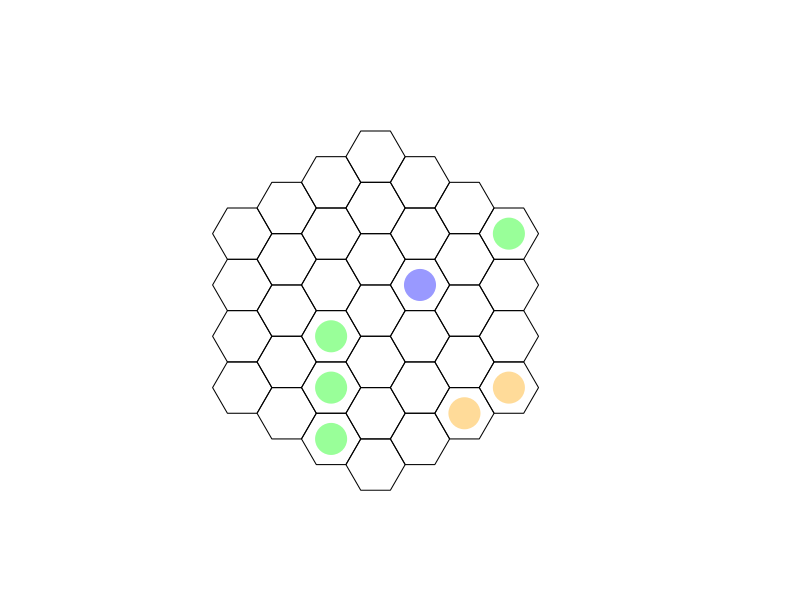

Write R code to recreate this figure. (Note: this script raises an error after producing the figure.)
###################################
## TRI HEX GAME (tentative title)
####

# HEXFLEX
# TRIGON

## CONTENTS
'
 12 orange stones
 12 green stones
 12 blue stones
 37 space hex game board (tentative size)
 opaque drawstring bag
'

## OBJECTIVE
'
 Create groups of three stones of the same color in the orientation 
 unique to that color. Each group of three is worth one point.
'
# any group of 3+ continuous green stones
# any group of 4+ continuous orange stones
# any group of 5+ continuous blue stones

## GAMEPLAY
'
 All stones are placed in the drawstring bag.
 Each player takes turns randomly drawing a stone from the bag and placing it 
 on the hex board.
'

## BASIC MOTION
'
 orange stones push blue stones one space in a linear path.
 blue stones push green stones one space in a linear path.
 green stones push orange stones one space in a linear path.
'

## COMBOS
# If a orange stone pushes a blue stone into a space adjacent to a green stone,
#   the green stone is also pushed one space by the blue stone. If the pushed
#   green stone is adjacent to a orange stone, the orange stone is subsequently
#   pushed one space by the green stone. As so on and so forth. The reaction 
#   will continue until no other stones can be pushed.
#     X X X X X         X X G X X       X X X X X 
#     X B X G X         X B X X X       O X B X G 
#     X X X X X   -->   X X B X X   OR  X X X X X 
#     X X B X X         X X X X X       X X B X X 
#     X X X X X         X X O X X       X X X X X 

## RESTRICTIONS
'
 N/A for now
'

## EDGE EFFECTS
'
 N/A for now
'

## GAME PLAY METRICS
'
 05/30/22: initial observations
    - orange configuration is more likely to occur by random placement, no pushing or replacement
 06/03/2022: change game mechanics
    - no illegal positions
    - no pushing off board
    - no Newton cradle pushing effect
    - objective change to groups of 3+, 4+, and 5+ for green, orange, blue, respectively in any orientation
'
#############################################################################
## GAME BUILDING
##

require(pracma)
require(sp)
require(zoo)


## CREATE BOARD
#
#     O O O O
#    O O O O O
#   O O O O O O
#  O O O O O O O
#   O O O O O O
#    O O O O O
#     O O O O
#
'
 37 spaces, hexagons in the shape of a hexagon
 
'

createBoard <- function(size=13,x0=4,y0=11){
  
  Hexagon <- function(x, y, unitcell = 1){
    ratio <- sqrt(3)/2
    polygon(x = c(x, x+unitcell/2, x+unitcell+(unitcell/2), 
                  x+unitcell*2, x+unitcell+(unitcell/2), x+unitcell/2),
            y = c(y, y+ratio, y+ratio, y, y-ratio, y-ratio))
  }
  
  nrow <- ncol <- size
  ratio <- sqrt(3)/2
  
  # x0 <- 4
  # y0 <- 11
  
  xint <- ratio*sqrt(3)
  yint <- ratio
  
  x_offset <- 3
  x_multiplier <- c(0,1,2,3,2,3,2,3,2,3,2,1,0)
  y_multiplier <- seq(0,12)
  num_in_row <- c(1,2,3,4,3,4,3,4,3,4,3,2,1)
  x_center <- c()
  y_center <- c()
  
  # empty plot window
  plot(0, 0, type = "n", axes = FALSE, xlim=c(0, ncol),
       ylim=c(0, nrow), xlab="", ylab= "", asp=1)
  
  # plot hexes, compute centerpoints
  for(i in seq_along(num_in_row)){
    offset_multiplier <- seq(0,num_in_row[i]-1)
    for(j in seq(num_in_row[i])){
      update_x <- x0-xint*x_multiplier[i]+x_offset*offset_multiplier[j]
      update_y <- y0-yint*y_multiplier[i]
      Hexagon(update_x,update_y)
      
      x_center <- append(x_center, update_x+1, after=length(x_center))
      y_center <- append(y_center, update_y, after=length(y_center))
    }
  }
  
  # list relationships between hexes
  '
    Blue - linear-linear-linear
    Green - three nearest neighbors
    orange - linear-linear-offset
  '
  
  linear_rows <- list(c(7,4,2,1),
                      c(14,11,8,5,3),
                      c(21,18,15,12,9,6),
                      c(28,25,22,19,16,13,10),
                      c(32,29,26,23,20,17),
                      c(35,33,30,27,24),
                      c(37,36,34,31),
                      c(28,32,35,37),
                      c(21,25,29,33,36),
                      c(14,18,22,26,30,34),
                      c(7,11,15,19,23,27,31),
                      c(4,8,12,16,20,24),
                      c(2,5,9,13,17),
                      c(1,3,6,10),
                      c(7,14,21,28),
                      c(4,11,18,25,32),
                      c(2,8,15,22,29,35),
                      c(1,5,12,19,26,33,37),
                      c(3,9,16,23,30,36),
                      c(6,13,20,27,34),
                      c(10,17,24,31))
  
  neighbors <- list(c(3,5,2),
                    c(1,5,8,4),
                    c(6,9,5,1),
                    c(2,8,11,7),
                    c(1,3,9,12,8,2),
                    c(10,13,9,3),
                    c(4,11,14),
                    c(2,5,12,15,11,4),
                    c(3,6,13,16,12,5),
                    c(17,13,6),
                    c(4,8,15,18,14,7),
                    c(5,9,16,19,15,8),
                    c(6,10,17,20,16,9),
                    c(7,11,18,21),
                    c(8,12,19,22,18,11),
                    c(9,13,20,23,19,12),
                    c(24,20,13,10),
                    c(11,15,22,25,21,14),
                    c(12,16,23,26,22,15),
                    c(13,17,24,27,23,16),
                    c(14,18,25,28),
                    c(15,19,26,29,25,18),
                    c(16,20,27,30,26,19),
                    c(31,27,20,17),
                    c(18,22,29,32,28,21),
                    c(19,23,30,33,29,22),
                    c(20,24,31,34,30,23),
                    c(21,25,32),
                    c(22,26,33,35,32,25),
                    c(23,27,34,36,33,26),
                    c(34,27,24),
                    c(28,25,29,35),
                    c(26,30,36,37,35,29),
                    c(36,30,27,31),
                    c(32,29,33,37),
                    c(37,33,30,34),
                    c(35,33,36))

  return(list("ID"=seq(1,length(x_center)),
              "X"=x_center,
              "Y"=y_center,
              "VAL"=rep(0,length(x_center)),
              "turn"=0,
              "linear_rows"=linear_rows,
              "neighbors"=neighbors))
}

refreshBoard <- function(size=13,x0=4,y0=11){
  Hexagon <- function(x, y, unitcell = 1){
    ratio <- sqrt(3)/2
    polygon(x = c(x, x+unitcell/2, x+unitcell+(unitcell/2), 
                  x+unitcell*2, x+unitcell+(unitcell/2), x+unitcell/2),
            y = c(y, y+ratio, y+ratio, y, y-ratio, y-ratio))
  }
  
  nrow <- ncol <- size
  ratio <- sqrt(3)/2
  
  # x0 <- 4
  # y0 <- 11
  
  xint <- ratio*sqrt(3)
  yint <- ratio
  
  x_offset <- 3
  x_multiplier <- c(0,1,2,3,2,3,2,3,2,3,2,1,0)
  y_multiplier <- seq(0,12)
  num_in_row <- c(1,2,3,4,3,4,3,4,3,4,3,2,1)
  x_center <- c()
  y_center <- c()
  
  # empty plot window
  plot(0, 0, type = "n", axes = FALSE, xlim=c(0, ncol),
       ylim=c(0, nrow), xlab="", ylab= "", asp=1)
  
  for(i in seq_along(num_in_row)){
    offset_multiplier <- seq(0,num_in_row[i]-1)
    for(j in seq(num_in_row[i])){
      update_x <- x0-xint*x_multiplier[i]+x_offset*offset_multiplier[j]
      update_y <- y0-yint*y_multiplier[i]
      Hexagon(update_x,update_y)
    }
  }
  
}

updateBoard <- function(centers,selection,placeRandom){
  # color hexes according to placed stones
  x_cell <- centers$X[which(centers$ID==placeRandom)]
  y_cell <- centers$Y[which(centers$ID==placeRandom)]
  points(x_cell,y_cell,col=pastellize(selection$stone,p=0.4),pch=19,cex=4,lwd=2)
  
  # reset hexes according to 0 value
  x_reset <- centers$X[which(centers$VAL==0)]
  y_reset <- centers$Y[which(centers$VAL==0)]
  points(x_reset,y_reset,col=NA)
}

pastellize <- function(x, p){
  
  # x is a colour
  # p is a number in [0,1]
  # p = 1 will give no pastellization
  
  # convert hex or letter names to rgb
  if (is.character(x)) x <- col2rgb(x)/255
  
  # convert vector to rgb
  if (is.numeric(x)) x <- matrix(x, nr=3)
  
  col <- rgb2hsv(x, maxColorValue=1)
  col[2,1] <- col[2,1]*p
  col <- hsv2rgb(col)
  
  # return in convenient format for plots
  rgb(col[1], col[2], col[3])
}

hsv2rgb <- function(x){  
  # convert an hsv colour to rgb  
  # input:  a 3 x 1 matrix (same as output of rgb2hsv() function)  
  # output: vector of length 3 with values in [0,1]    
  
  # recover h, s, v values  
  h <- x[1,1]  
  s <- x[2,1]  
  v <- x[3,1]    
  
  # follow the algorithm from Wikipedia  
  C <- s*v   
  
  # in R, h takes values in [0,1] rather than [0, 360], so dividing by  
  # 60 degrees is the same as multiplying by six  
  hdash <- h*6  
  X <- C * (1 - abs(hdash %% 2 -1))
  
  if (0 <= hdash & hdash <=1) RGB1 <- c(C, X, 0)  
  if (1 <= hdash & hdash <=2) RGB1 <- c(X, C, 0)  
  if (2 <= hdash & hdash <=3) RGB1 <- c(0, C, X)  
  if (3 <= hdash & hdash <=4) RGB1 <- c(0, X, C)  
  if (4 <= hdash & hdash <=5) RGB1 <- c(X, 0, C)  
  if (5 <= hdash & hdash <=6) RGB1 <- c(C, 0, X)    
  
  # the output is a vector of length 3. This is the most convenient  
  # format for using as the col argument in an R plotting function  
  RGB1 + (v-C)
}

## DRAW STONES
initializeBag <- function(num_stones=12){
  bag_init = c(rep("orange",num_stones),rep("blue",num_stones),rep("green",num_stones))
  return(list("available"=bag_init,"memory"=c()))
}

drawFromBag <- function(bag){
  updated_bag <- bag
  
  if(isempty(bag$available)){ stop("Bag is empty") }
  drawn_stone <- sample(bag$available,1)
  updated_bag$memory <- c(bag$memory,drawn_stone)
  updated_bag$stone <- drawn_stone
  
  to_remove <- which(bag$available==drawn_stone)[1]
  updated_bag$available <- bag$available[-to_remove]
  
  return(updated_bag)
}

addToBag <- function(placeStone,bag){
  updated_bag <- bag
  
}


## PLACE STONES
# random for now

availablePositions <- function(centers){
  open <- centers$ID[which(centers$VAL==0)]
  return(open)
}

legalPositions <- function(centers){
  '
  Identify illegal orientations
  Outputs: yes legal, no not legal & locations
  '
  
  # check blue - linear - VAL=2
  check_blue <- c()
  for(i in seq_along(centers$linear_rows)){
    hex_in_row <- centers_new$ID[centers_new$linear_rows[[i]]]
    tmp <- centers$VAL[centers$linear_rows[[i]]]
    triplets <- c()
    if(any(tmp==2)){
      id <- as.integer(tmp==2)
      trip <- rollsum(id,3)
      if(any(trip==3)){
        id_trip <- which(trip==3)
        for(j in seq_along(id_trip)){
          triplets <- append(triplets,list(hex_in_row[seq(id_trip[j],id_trip[j]+2)]),after=length(triplets))
        }
      }
    }
    
    if(!is.null(triplets)){
      check_blue <- append(check_blue,triplets,after=length(check_blue))
    }
  }
  
  # check green - neighbors - VAL=3
  check_green <- c()
  green_on_board <- centers$ID[which(centers$VAL==3)]
  if(any(green_on_board>0)){
    for(i in seq_along(green_on_board)){
      group_green <- c()
      hex_in_group <- centers$neighbors[[green_on_board[i]]]
      id_gr <- as.integer(centers$VAL[hex_in_group]==3)
      if(any(id_gr==1)){
        duo <- rollsum(id_gr,2)
        if(any(duo==2)){
          id_duo <- which(duo==2)
          for(j in seq_along(id_duo)){
            group_green <- append(group_green,list(c(green_on_board[i],hex_in_group[seq(id_duo[j],id_duo[j]+1)])),after=length(group_green))
          }
        }
      }
      
      if(!is.null(group_green)){
        check_green <- append(check_green,group_green,after=length(check_green))
      }
    }
    'remove duplicates'
    len <- length(check_green)
    rm_id <- c()
    for(i in seq(len-1)){
      a <- check_green[[i]]
      for(j in seq(i+1,len)){
        b <- check_green[[j]]
        tmp <- intersect(a,b)
        if(length(tmp)==3){
          rm_id <- append(rm_id,j,after=length(rm_id))
        }
      }
    }
    if(!is.null(rm_id)){
      check_green <- check_green[- unique(rm_id)]
    }
  }
  
  # check orange - linear+offset - VAL=1
  check_orange <- c()
  for(i in seq_along(centers$neighbors)){
    group_orange <- c()
    hex_neighbors <- centers$neighbors[[i]]
    if(length(hex_neighbors)==6){ 'for fully surrounded hexes'
      tmp_hex <- c(hex_neighbors[5:6],hex_neighbors)
      id_yel <- as.integer(centers$VAL[tmp_hex]==1)
      if(any(id_yel==1)){
        yel <- rollsum(id_yel,3)
        if(any(yel==3)){
          yel_id <- which(yel==3)
          for(j in seq_along(yel_id)){
            group_orange <- append(group_orange,list(tmp_hex[seq(yel_id[j],yel_id[j]+2)]),after=length(group_orange))
          }
        }
      }
    } else { 'for all other hexes'
      id_yel <- as.integer(centers$VAL[hex_neighbors]==1)
      if(any(id_yel==1)){
        yel <- rollsum(id_yel,3)
        if(any(yel==3)){
          yel_id <- which(yel==3)
          for(j in seq_along(yel_id)){
            group_orange <- append(group_orange,list(hex_neighbors[seq(yel_id[j],yel_id[j]+2)]),after=length(group_orange))
          }
        }
      }
    }
    
    
    if(!is.null(group_orange)){
      check_orange <- append(check_orange,group_orange,after=length(check_orange))
    }
  }
  
  'determine yes/no'
  if(is.null(check_blue) & is.null(check_green) & is.null(check_orange)){
    outcome <- "LEGAL"
  } else {
    outcome <- "ILLEGAL"
  }
  
  'return values'
  return(list("outcome" = outcome,
              "blue"=check_blue,
              "green"=check_green,
              "orange"=check_orange))
}

selectPosition <- function(available_positions){
  '
   Random for now.
   Consider situation where player must select between two potential wins.
  '
  placeRandom <- sample(available_positions,1)
  return(placeRandom)
}

updatePositions <- function(centers,selection,placement){
  update_centers <- centers
  #update_centers$turn <- centers$turn + 1

  switch(selection$stone,
         orange = update_centers$VAL[placement] <- 1,
         blue = update_centers$VAL[placement] <- 2,
         green = update_centers$VAL[placement] <- 3)
  
  return(update_centers)
}

pushStones <- function(centers=centers_new_tmp,selection=bag_update_tmp,placement=placeStone,push=NULL){
  '
  inputs: centers_new_tmp, bag_update_tmp,placeStone
  logic:
    - check neighbors of placed stone
    - evaluate push rule until reaction complete
    - update centers
  '
  # push <- NULL
  neighbors <- centers$neighbors[[placement]]
  
  input <- switch(selection$stone,
                  "green" = 1,
                  "orange" = 2,
                  "blue" = 3)
  
  # evaluate push mechanic
  if(any(centers$VAL[neighbors]==input)){
    nearest_id <- which(centers$VAL[neighbors]==input) # which neighbor is reactive
    for(i in seq_along(nearest_id)){
      next_nearest <- centers$neighbors[[neighbors[nearest_id]]] # check its neighbors
      row_group <- c()
      for(j in seq_along(centers$linear_rows)){ # identify which linear row placement and reactive stones belong to
        tmp <- sum(as.integer(c(placement,neighbors[nearest_id[i]]) %in% centers$linear_rows[[j]]))
        if(tmp == 2){ row_group <- centers$linear_rows[[j]] }
      }
      a <- which(row_group==placement)
      b <- which(row_group==neighbors[nearest_id[j]])
      next_nearest_space <- row_group[b+(b-a)] # identify next nearest available space in row
      if(centers$VAL[next_nearest_space]==0){ # if empty, record push reaction
        push <- append(push, list(c(neighbors[nearest_id[i]],next_nearest_space)),after=length(push))
      }
    }
  }
  
  # update board following push
  # --> evaluate reaction of one push at a time, or all pushes at once?
  if(is.null(push)){ return(list(centers,selection,placement)) } # if no push reaction, return original board
  
  update_centers <- centers
  update_selection <- selection
  for(i in seq_along(push)){
    pushed_stone_id <- update_centers$VAL[push[[i]][1]]
    pushed_stone <- switch(as.character(pushed_stone_id),
                           "1" = "orange",
                           "2" = "blue",
                           "3" = "green")
    update_selection$stone <- pushed_stone
    
    update_centers$VAL[push[[i]][1]] <- 0 # resets reactive stone placement
    update_centers$VAL[push[[i]][2]] <- pushed_stone_id # assigns reactive stone new placement
    
    # option 1: update board and run recursion following individual pushes
    updateBoard(centers=update_centers,selection = update_selection,placeRandom = push[[i]][2])
    pushStones(centers=update_centers,selection=update_selection,placement=push[[i]][2],push=push)
  }
  
  # option 2: update board and run recursion after evaluating all initial pushes
}

#############################################
## GAMEPLAY

centers <- createBoard()
bag <- initializeBag()
turn <- 0
#illegal_count <- 0
for(game in seq(36)){
  if(turn==0){
    selection <- drawFromBag(bag)
    open_positions <- availablePositions(centers)
    placeStone <- selectPosition(open_positions)
    updateBoard(centers,selection,placeStone)
    centers_new <- updatePositions(centers,selection,placeStone)
    bag_update <- selection
    turn <- turn + 1
  } else {
    bag_update_tmp <- drawFromBag(bag_update)
    open_positions <- availablePositions(centers_new)

    placeStone <- selectPosition(open_positions)
    centers_new_tmp <- updatePositions(centers_new,bag_update_tmp,placeStone)
    
    # push stones - recursive function
    pushStones()
     
    centers_new <- centers_new_tmp
    bag_update <- bag_update_tmp
    updateBoard(centers_new,bag_update,placeStone)
    turn <- turn + 1
    
    #illegal_positions <- legalPositions(centers_new_tmp)
    #status <- illegal_positions$outcome
    # if(status == "LEGAL"){
    # --> push stones, update positions, eval win, remove stones, update bag, update board
    # } else {
      # illegal_count <- illegal_count + 1
    # }
  }
}

#print(illegal_count)
# print(bag_update)
# print(centers_new)


#############################################
## OLD CODE

# VERTICES
# x <- seq(0,ncol,3)
# y <- seq(0,nrow,sqrt(3))
# x0 <- x+1.5
# y0 <- y+sqrt(3)/2
# 
# XY <- meshgrid(x,y)
# XY0 <- meshgrid(x0,y0)
# 
# x1 <- x0 - 1
# XY1 <- meshgrid(x1,y0)
# 
# x2 <- x - 1
# XY2 <- meshgrid(x2,y)
# 
# plot(XY$X,XY$Y,xlim=c(-1,ncol+3),ylim=c(-1,nrow+3))
# points(XY0$X,XY0$Y,col='red')
# points(XY1$X,XY1$Y,col='cyan')
# points(XY2$X,XY2$Y,col='green')
